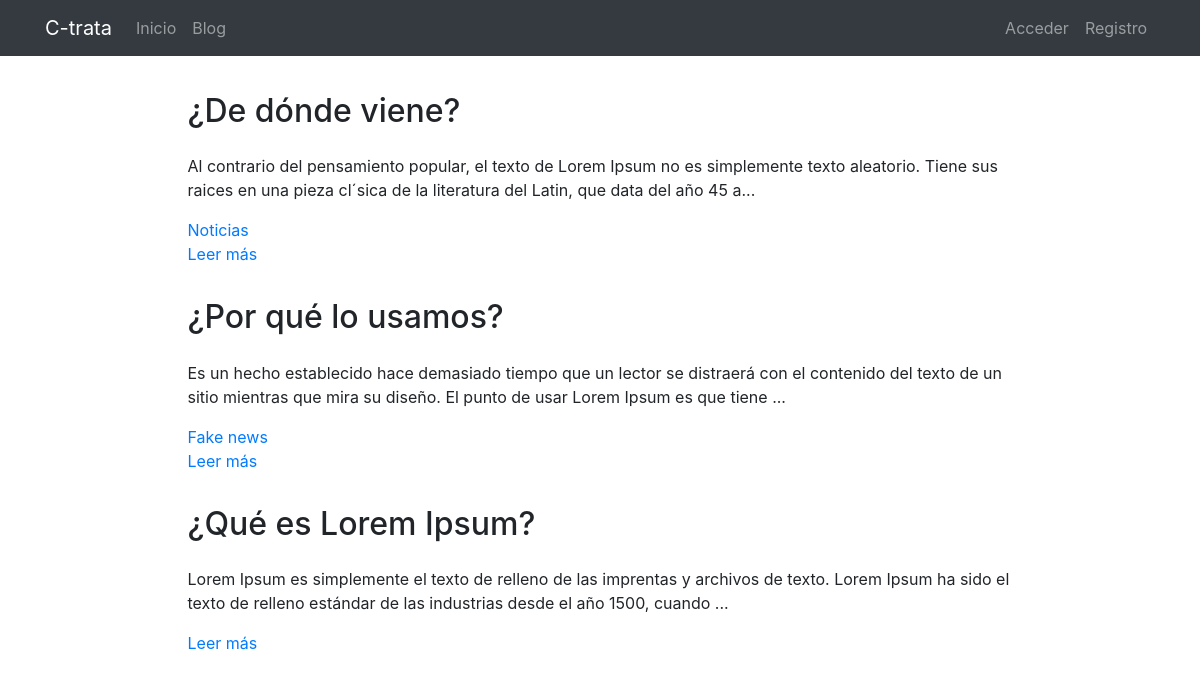
/page/, run on the app's committed database.
### pages/models.py (models this page shows, shortened)
class Page(models.Model):
    title = models.CharField(verbose_name="Título", max_length=200)
    author = models.ForeignKey(User, verbose_name="Autor", on_delete=models.CASCADE)
    categories = models.ManyToManyField(Category, verbose_name="Categorías", related_name="get_posts")
    content = RichTextField(verbose_name="Contenido")
    order = models.SmallIntegerField(verbose_name="Orden", default=0)
    created = models.DateTimeField(auto_now_add=True, verbose_name="Fecha de creación")
    updated = models.DateTimeField(auto_now=True, verbose_name="Fecha de edición")
    class Meta:
        verbose_name = "Entrada"
        verbose_name_plural = "Entradas"
        ordering = ['order', 'title']

class Category(models.Model):
    name = models.CharField(max_length=100, verbose_name="Nombre")
    created = models.DateTimeField(auto_now_add=True, verbose_name="Fecha de creación")
    updated = models.DateTimeField(auto_now=True, verbose_name="Fecha de edición")
    class Meta:
        verbose_name = "categoría"
        verbose_name_plural = "categorías"
        ordering = ['-created']

### pages/views.py (the view)
# urls.py: path('', PageListView.as_view(), name='pages'),
class PageListView(ListView):
    model = Page

### pages/templates/pages/page_list.html (shortened to what this page needs)
{% extends 'base.html' %}
{% load static %}
{% block content %}
<main role="main">
  <div class="container mb-4">
    {% for page in page_list %}
      <div class="row mt-3">
        <div class="col-md-9 mx-auto">
          <h2 class="mb-4">{{page.title}}</h2>
          <div>
            <p>{{page.content|striptags|safe|truncatechars:"200"}}</p>
            {% for categoria in page.categories.all %}
              <a href="{% url 'pages:category' categoria.id %}" class="link">{{categoria.name}}</a>{% if not forloop.last %},{% endif %}
            {% endfor %}
            <p><a href="{% url 'pages:page' page.id page.title|slugify %}">Leer más</a>
            </p>
          </div>
        </div>
      </div>
    {% endfor %}
  </div>
</main>
{% endblock %}

### core/static/core/css/main.css (style rules this page uses)
main { padding-top: 20px; }
:root { --jumbotron-padding-y: 3rem; }

### data on the page
Page: title "¿De dónde viene?", content "Al contrario del pensamiento popular, el texto de Lorem Ipsum no es simplemente texto aleatorio. Tiene sus raices en una pieza cl´sica de la literatura del Latin, que data del año 45 a..."
Category: name "Noticias"
Page: title "¿Por qué lo usamos?", content "Es un hecho establecido hace demasiado tiempo que un lector se distraerá con el contenido del texto de un sitio mientras que mira su diseño. El punto de usar Lorem Ipsum es que tiene ..."
Category: name "Fake news"
Page: title "¿Qué es Lorem Ipsum?", content "Lorem Ipsum es simplemente el texto de relleno de las imprentas y archivos de texto. Lorem Ipsum ha sido el texto de relleno estándar de las industrias desde el año 1500, cuando ..."
